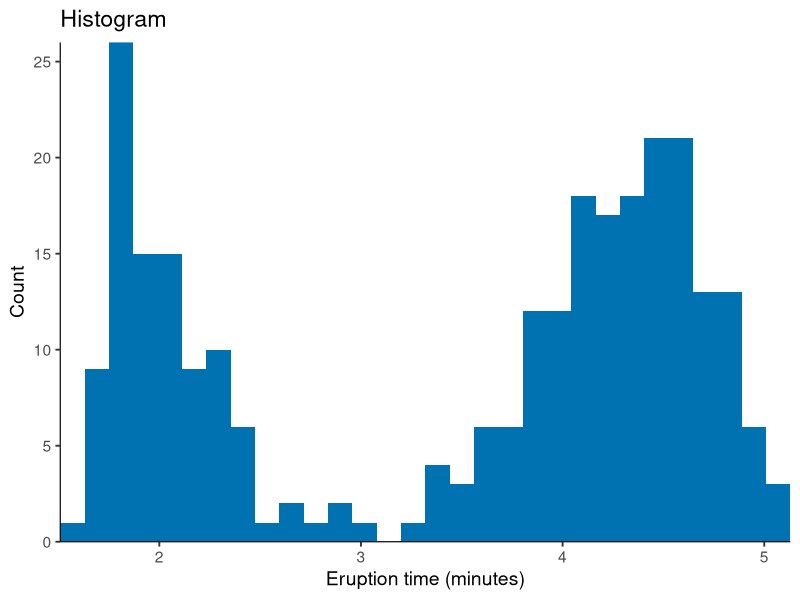
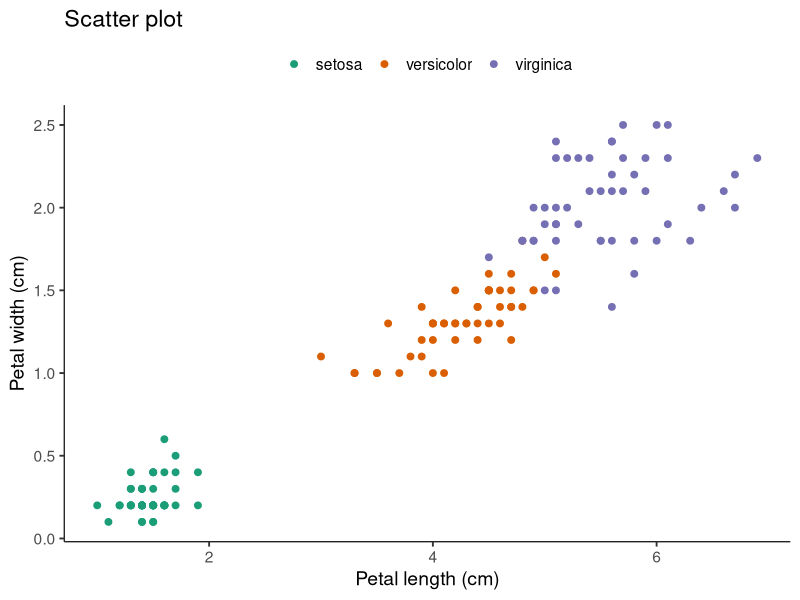
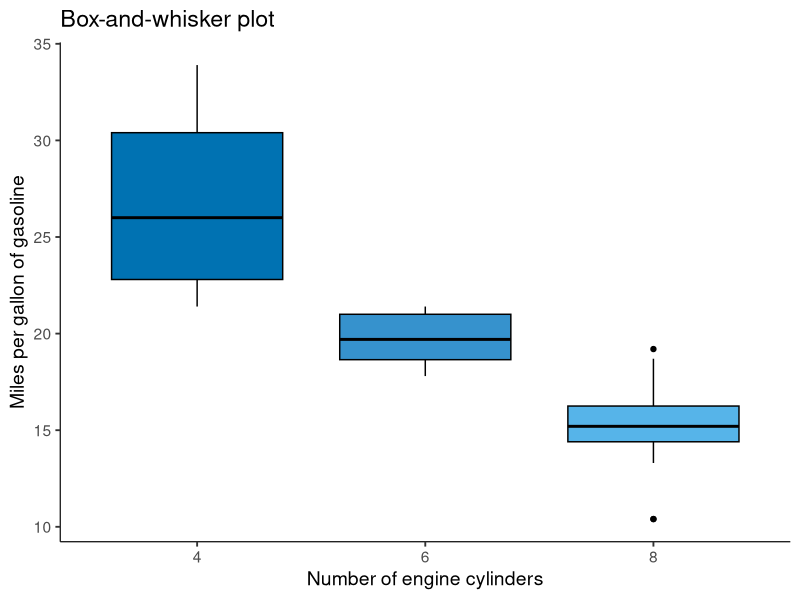

The R source for these figures, in order:
############################################################
#                                                          #
#                 Plot-type images for UI                  #
#            (default output: 1200x1200 pixels)            #
#                                                          #
############################################################
# Load packages
library(ggplot2)

# Histogram
histogram <- ggplot(data = faithful) +
    aes(x = eruptions) +
    geom_histogram(fill = '#0072B2') +
    labs(title = 'Histogram',
         x = 'Eruption time (minutes)',
         y = 'Count') +
    theme_bw(base_size = 14) +
    scale_x_continuous(expand = c(0, 0)) +
    scale_y_continuous(expand = c(0, 0)) +
    theme(panel.border = element_blank(),
          panel.grid = element_blank(),
          axis.line = element_line(colour = '#000000',
                                   size = 0.4))

# ggsave(filename = './www/histogram_200x200.png',
#        plot = histogram,
#        width = 4,
#        height = 4,
#        dpi = 50)
#
# ggsave(filename = './www/histogram_400x400.png',
#        plot = histogram,
#        width = 4,
#        height = 4,
#        dpi = 100)
#
# ggsave(filename = './www/histogram_800x800.png',
#        plot = histogram,
#        width = 4,
#        height = 4,
#        dpi = 200)

ggsave(filename = './www/histogram_1200x1200.png',
       plot = histogram,
       width = 4,
       height = 4,
       dpi = 300)

# Scatterplot
scatter_plot <- ggplot(data = iris) +
    aes(x = Petal.Length,
        y = Petal.Width,
        colour = Species) +
    geom_point(size = 2) +
    labs(title = 'Scatter plot',
         x = 'Petal length (cm)',
         y = 'Petal width (cm)') +
    scale_color_brewer(type = 'qual', palette = 'Dark2') +
    theme_bw(base_size = 14) +
    theme(legend.position = 'top',
          legend.title = element_blank(),
          panel.border = element_blank(),
          panel.grid = element_blank(),
          axis.line = element_line(colour = '#000000',
                                   size = 0.4))

# ggsave(filename = './www/scatterplot_200x200.png',
#        plot = scatter_plot,
#        width = 4,
#        height = 4,
#        dpi = 50)
# 
# ggsave(filename = './www/scatterplot_400x400.png',
#        plot = scatter_plot,
#        width = 4,
#        height = 4,
#        dpi = 100)
# 
# ggsave(filename = './www/scatterplot_800x800.png',
#        plot = scatter_plot,
#        width = 4,
#        height = 4,
#        dpi = 200)

ggsave(filename = './www/scatterplot_1200x1200.png',
       plot = scatter_plot,
       width = 4,
       height = 4,
       dpi = 300)

# Boxplot
box_plot <- ggplot(data = mtcars) +
    aes(x = factor(cyl),
        y = mpg,
        fill = cyl) +
    geom_boxplot(colour = '#000000') +
    labs(title = 'Box-and-whisker plot',
         x = 'Number of engine cylinders',
         y = 'Miles per gallon of gasoline') +
    scale_fill_gradient(low = '#0072B2', high = '#56B4E9') +
    theme_bw(base_size = 14) +
    theme(legend.position = 'none',
          panel.border = element_blank(),
          panel.grid = element_blank(),
          axis.line = element_line(colour = '#000000',
                                   size = 0.4))

# ggsave(filename = './www/boxplot_200x200.png',
#        plot = box_plot,
#        width = 4,
#        height = 4,
#        dpi = 50)
# 
# ggsave(filename = './www/boxplot_400x400.png',
#        plot = box_plot,
#        width = 4,
#        height = 4,
#        dpi = 100)
# 
# ggsave(filename = './www/boxplot_800x800.png',
#        plot = box_plot,
#        width = 4,
#        height = 4,
#        dpi = 200)

ggsave(filename = './www/boxplot_1200x1200.png',
       plot = box_plot,
       width = 4,
       height = 4,
       dpi = 300)